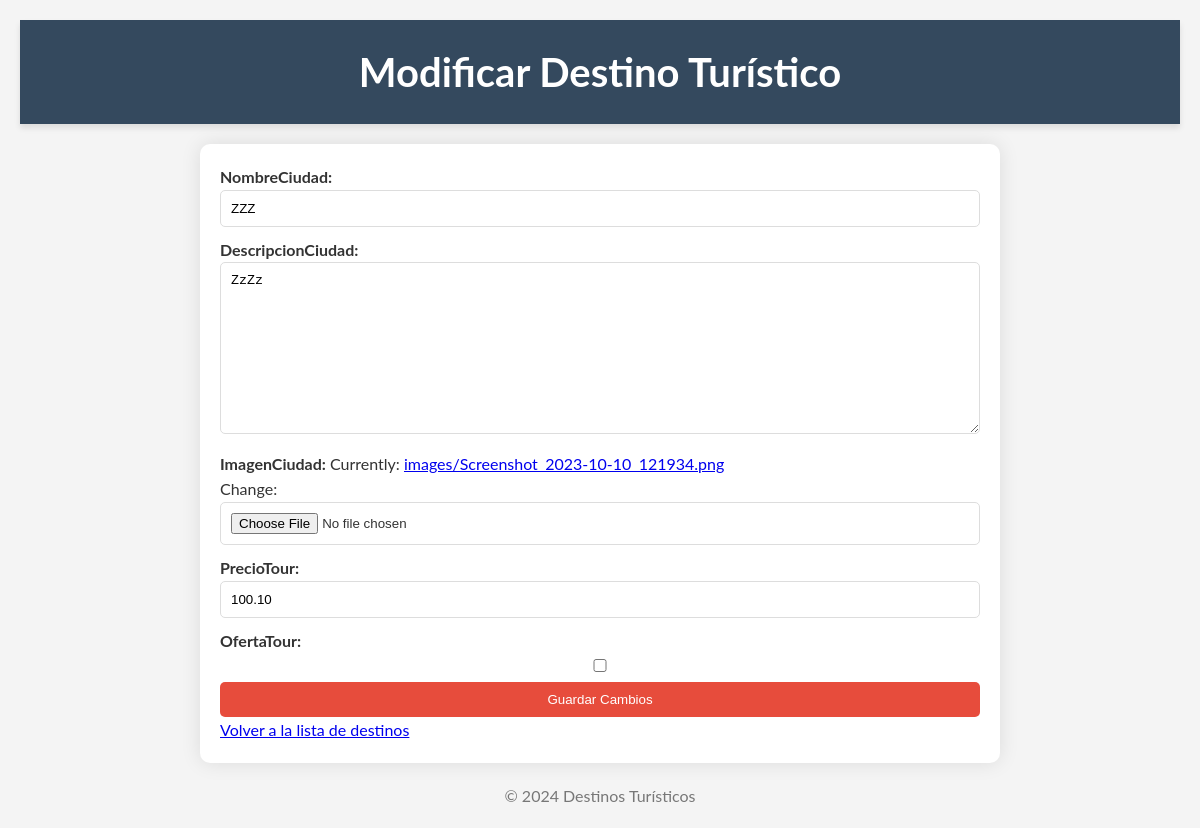
Before: /modificar/2/ with the older database file.
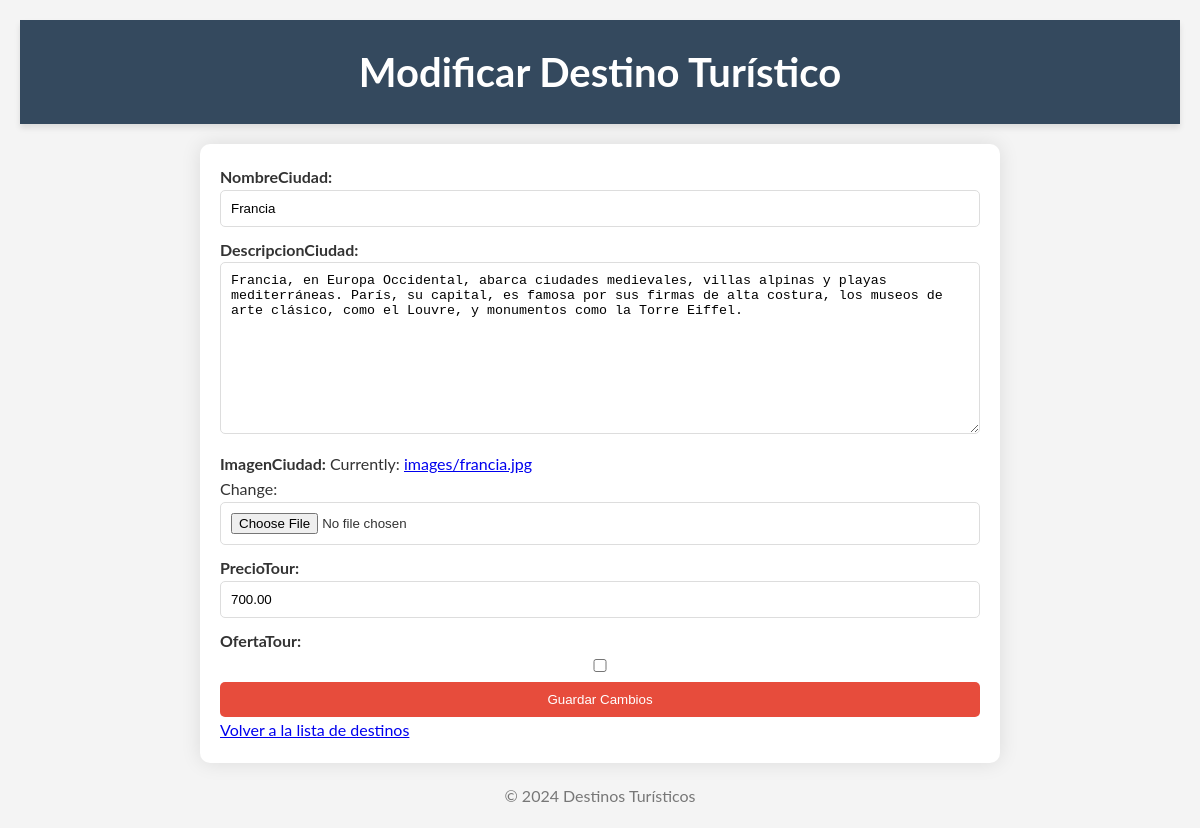
After: the same page with the newer database file.
### destinos/models.py (models this page shows, shortened)
class DestinosTuristicos(models.Model):
    nombreCiudad = models.CharField(max_length=100)
    descripcionCiudad = models.TextField()
    imagenCiudad = models.ImageField(upload_to='images/')
    precioTour = models.DecimalField(max_digits=10, decimal_places=2)
    ofertaTour = models.BooleanField(default=False)

### destinos/views.py (the view)
# urls.py: path('modificar/<int:id>/', views.modificar_destino, name='modificar_destino'),
def modificar_destino(request, id):
    destino = DestinosTuristicos.objects.get(id=id)
    if request.method == "POST":
        form = DestinoForm(request.POST, request.FILES, instance=destino)
        if form.is_valid():
            form.save()
            return redirect('listar_destinos')
    else:
        form = DestinoForm(instance=destino)
    return render(request, 'destinos/modificar.html', {'form': form})

### destinos/forms.py
class DestinoForm(forms.ModelForm):
    class Meta:
        model = DestinosTuristicos
        fields = ['nombreCiudad', 'descripcionCiudad', 'imagenCiudad', 'precioTour', 'ofertaTour']

### destinos/templates/destinos/modificar.html (shortened to what this page needs)
<!DOCTYPE html>
<html>
<head>
    {% load static %}
    <link rel="stylesheet" type="text/css" href="{% static 'css/styles.css' %}">
</head>
<body>
    <header>
        <h1>Modificar Destino Turístico</h1>
    </header>
    <main>
        <form method="post" enctype="multipart/form-data">
            {{ form.as_p }}
            <button type="submit">Guardar Cambios</button>
        </form>
        <div class="text-center mt-20">
            <a href="{% url 'listar_destinos' %}">Volver a la lista de destinos</a>
        </div>
    </main>
    <footer>
        <p>&copy; 2024 Destinos Turísticos</p>
    </footer>
</body>
</html>

Changed rows visible on the page:
changed DestinosTuristicos: nombreCiudad "ZZZ" → "Francia"; descripcionCiudad "ZzZz" → "Francia, en Europa Occidental, abarca ciudades medievales, villas alpinas y playas mediterráneas. París, su capital, es famosa por sus firmas de alta costura, los museos de arte clásico, como el Louvre, y monumentos como la Torre Eiffel."; precioTour "100.10" → "700.00"
Other visible differences:
text no longer shown: "NombreCiudad: DescripcionCiudad: ImagenCiudad: Currently: images/Screenshot_2023-10-10_121934.png Change: PrecioTour: OfertaTour:"
text now shown: "NombreCiudad: DescripcionCiudad: ImagenCiudad: Currently: images/francia.jpg Change: PrecioTour: OfertaTour:"
